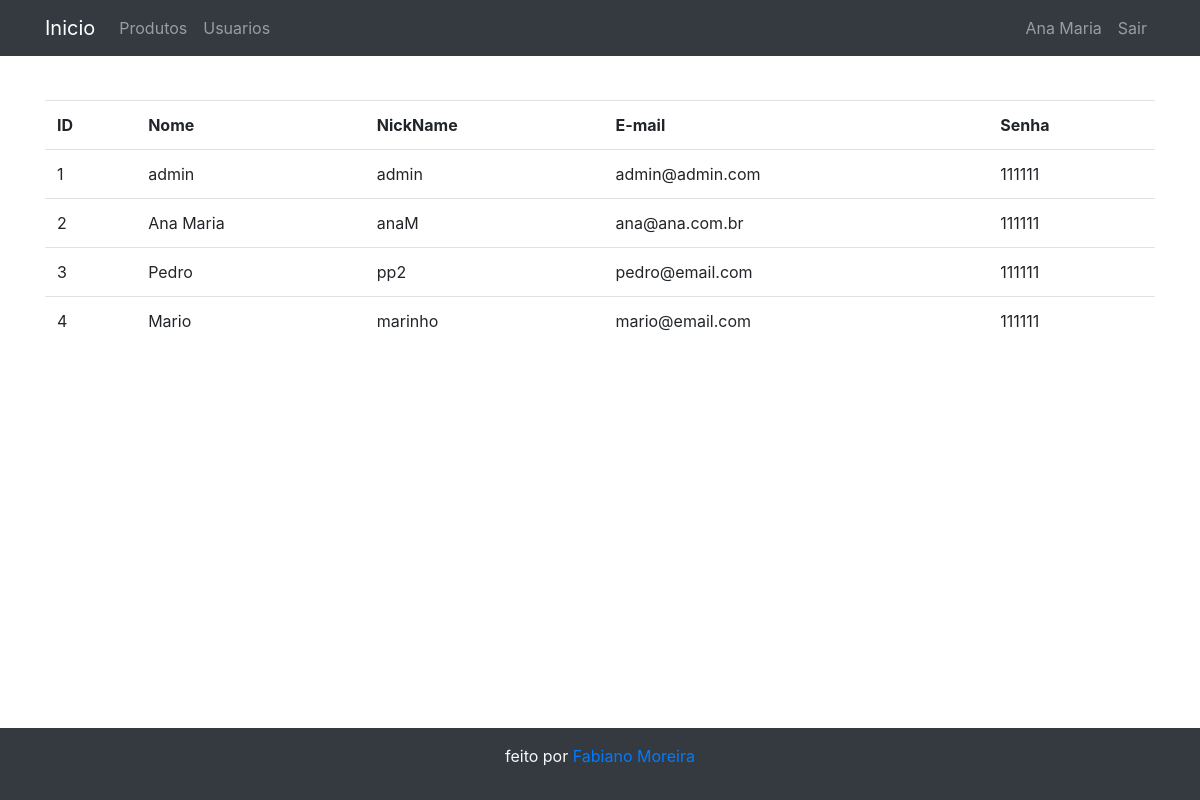
Page /?p=listUser (signed in) on the committed database.
### tables this page shows
CREATE TABLE IF NOT EXISTS `usuario` (
  `uid` int(11) NOT NULL AUTO_INCREMENT,
  `nome` varchar(100) DEFAULT NULL,
  `nickname` varchar(50) DEFAULT NULL,
  `email` varchar(100) DEFAULT NULL,
  `senha` varchar(50) DEFAULT NULL,
  `id-tipo` int(11) NOT NULL DEFAULT '1',
  PRIMARY KEY (`uid`),
  KEY `id-tipo` (`id-tipo`),
  KEY `id-tipo_2` (`id-tipo`)
);

### model/dao.php (called while the page is built, shortened)
<?php
class Dao
{
    function conecta()
    {
        $pdo = null;
        try {
            $pdo = new PDO('mysql:host=' . self::HOST . ';dbname=' . self::DB, self::USER, self::PASS);
            $pdo->setAttribute(PDO::ATTR_ERRMODE, PDO::ERRMODE_EXCEPTION);
        } catch (PDOException $e) {
            print "Error!: " . $e->getMessage() . "<br/>";
            die();
        }
        return $pdo;
    }
}
?>

### model/usuario.php (called while the page is built, shortened)
<?php
class Usuario
{
    public function listAll()
    {
        $result = null;
        try {
            require_once("dao.php");
            $sql = "select * from usuario";
            $dao = new Dao;
            $stman = $dao->conecta()->prepare($sql);
            $stman->execute();
            $result = $stman->fetchAll(PDO::FETCH_OBJ);
        } catch (Exception $e) {
            erro("Erro: " .  $e->getMessage());
        }
        return $result;
    }
}
?>

### pages/list-usuario.php (the view)
<section class="container">
    <table class="table">
        <tr>
            <th> ID </th>
            <th> Nome </th>
            <th> NickName </th>
            <th> E-mail </th>
            <th> Senha </th>
        </tr>
        <?php
        require_once("./model/usuario.php");
        $user = new Usuario;
        foreach ($user->listAll() as $u) {
            echo "
                <tr>
                    <td> $u->uid </td>
                    <td> $u->nome </td>
                    <td> $u->nickname </td>
                    <td> $u->email </td>
                    <td> $u->senha </td>
                </tr>";
        }
        ?>
    </table>
</section>

### css/estilo.css (style rules this page uses)
body { margin-top: 100px; margin-bottom: 100px; }

### rows in the picture
usuario: uid "1", nome "admin", nickname "admin", email "admin@admin.com", senha "111111"
usuario: uid "2", nome "Ana Maria", nickname "anaM", email "ana@ana.com.br", senha "111111"
usuario: uid "3", nome "Pedro", nickname "pp2", email "pedro@email.com", senha "111111"
usuario: uid "4", nome "Mario", nickname "marinho", email "mario@email.com", senha "111111"

### other values in the picture
$_SESSION['user']->nome "Ana Maria"
